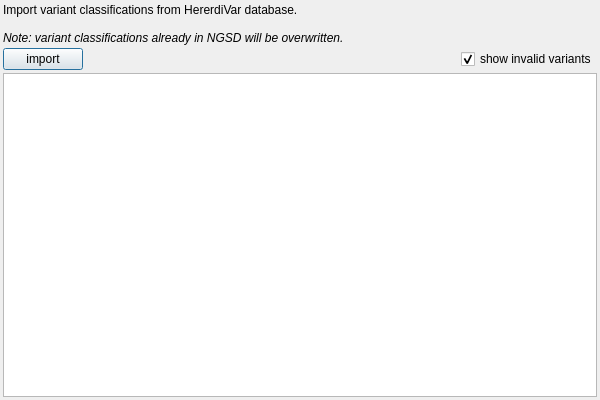
<?xml version="1.0" encoding="UTF-8"?>
<ui version="4.0">
 <class>HerediVarImportDialog</class>
 <widget class="QDialog" name="HerediVarImportDialog">
  <property name="geometry">
   <rect>
    <x>0</x>
    <y>0</y>
    <width>600</width>
    <height>400</height>
   </rect>
  </property>
  <property name="minimumSize">
   <size>
    <width>600</width>
    <height>400</height>
   </size>
  </property>
  <property name="windowTitle">
   <string>HerediVar classification import</string>
  </property>
  <layout class="QGridLayout" name="gridLayout">
   <property name="leftMargin">
    <number>3</number>
   </property>
   <property name="topMargin">
    <number>3</number>
   </property>
   <property name="rightMargin">
    <number>3</number>
   </property>
   <property name="bottomMargin">
    <number>3</number>
   </property>
   <property name="spacing">
    <number>3</number>
   </property>
   <item row="1" column="0">
    <widget class="QPushButton" name="import_btn">
     <property name="text">
      <string>import</string>
     </property>
    </widget>
   </item>
   <item row="1" column="1">
    <spacer name="horizontalSpacer">
     <property name="orientation">
      <enum>Qt::Horizontal</enum>
     </property>
     <property name="sizeHint" stdset="0">
      <size>
       <width>40</width>
       <height>20</height>
      </size>
     </property>
    </spacer>
   </item>
   <item row="1" column="2">
    <widget class="QCheckBox" name="show_invalid">
     <property name="text">
      <string>show invalid variants</string>
     </property>
     <property name="checked">
      <bool>true</bool>
     </property>
    </widget>
   </item>
   <item row="2" column="0" colspan="3">
    <widget class="QPlainTextEdit" name="output">
     <property name="readOnly">
      <bool>true</bool>
     </property>
    </widget>
   </item>
   <item row="0" column="0" colspan="3">
    <widget class="QLabel" name="label">
     <property name="text">
      <string>&lt;html&gt;&lt;head/&gt;&lt;body&gt;&lt;p&gt;Import variant classifications from HererdiVar database.&lt;br/&gt;&lt;br/&gt;&lt;span style=&quot; font-style:italic;&quot;&gt;Note: variant classifications already in NGSD will be overwritten.&lt;/span&gt;&lt;/p&gt;&lt;/body&gt;&lt;/html&gt;</string>
     </property>
    </widget>
   </item>
  </layout>
 </widget>
 <resources/>
 <connections/>
</ui>
